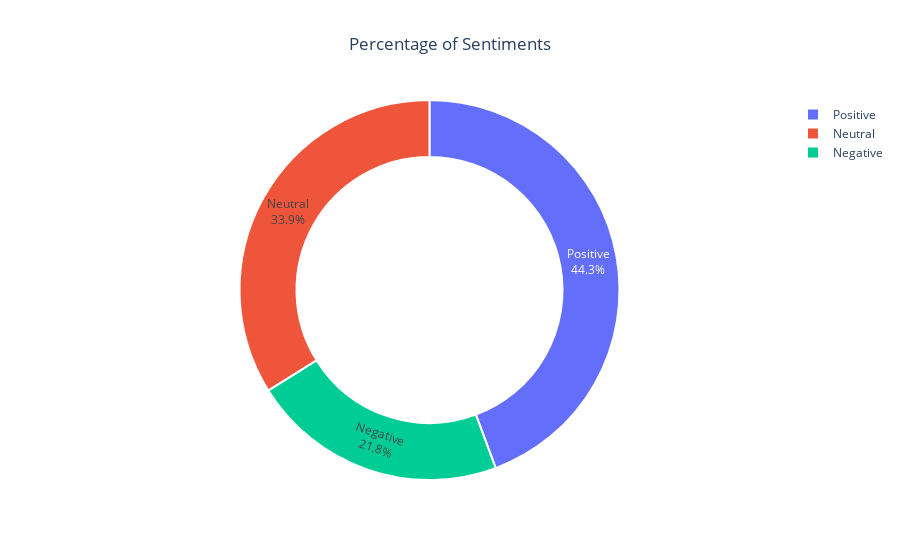

Notebook cell for this chart:
### Code cell
import plotly.express as px

# Map the numeric category values to text labels
category_map = {-1: 'Negative', 0: 'Neutral', 1: 'Positive'}
dfc['category_label'] = dfc['category'].map(category_map)

# Count the number of instances per category
category_counts = dfc['category_label'].value_counts()

# Create an interactive donut chart
fig = px.pie(category_counts, 
             names=category_counts.index, 
             values=category_counts.values, 
             hole=0.7, 
             title='Percentage of Sentiments')

# Customization to show the percentage on the chart
fig.update_traces(textinfo='percent+label', textposition='inside')

# Add a thin white line between segments
fig.update_traces(marker=dict(line=dict(color='#FFFFFF', width=2)))

# The title to be in the center
fig.update_layout(title_x=0.5)

# Show the plot
fig.show()

### Figure 1 — Plotly figure (JSON) as saved in the notebook; plotly's stock layout.template omitted (floating-point values rounded to 4 significant figures)
{"data": [{"domain": {"x": [0, 1], "y": [0, 1]}, "hole": 0.7, "hovertemplate": "index=%{label}<br>value=%{value}<extra></extra>", "labels": ["Positive", "Neutral", "Negative"], "legendgroup": "", "marker": {"line": {"color": "#FFFFFF", "width": 2}}, "name": "", "showlegend": true, "textinfo": "percent+label", "textposition": "inside", "type": "pie", "values": [72249, 55211, 35509]}], "layout": {"legend": {"tracegroupgap": 0}, "title": {"text": "Percentage of Sentiments", "x": 0.5}}}
